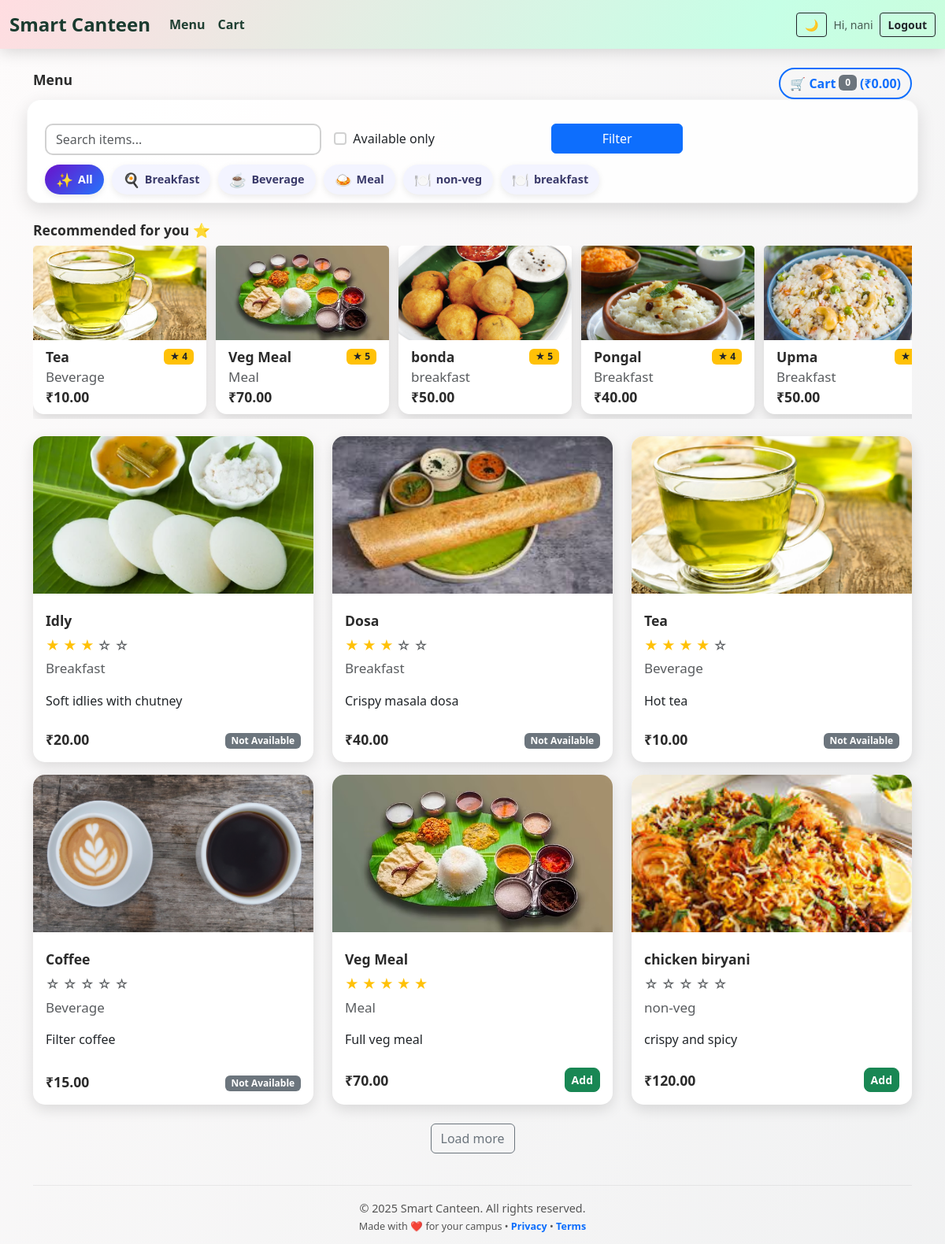
The app's page /menu/ (signed in) with its own data.
### menu_app/models.py (models this page shows, shortened)
class Item(models.Model):
    name = models.CharField(max_length=100)
    description = models.TextField(blank=True)
    price = models.DecimalField(max_digits=7, decimal_places=2)
    category = models.CharField(
        max_length=50,
        choices=CATEGORY_CHOICES,
        blank=True
    )
    available = models.BooleanField(default=True)
    image = models.ImageField(
        upload_to='menu_images/',
        blank=True,
        null=True
    )
    rating = models.PositiveIntegerField(
        default=0,
        validators=[
            MinValueValidator(0),
            MaxValueValidator(5)
        ]
    )

### menu_app/views.py (the view)
# urls.py: path('menu/', views.menu_list, name='menu_list'),
@login_required(login_url='login')
def menu_list(request):
    items = Item.objects.all()
    q = request.GET.get("q")
    if q:
        items = items.filter(name__icontains=q)
    selected_category = request.GET.get("category")
    if selected_category and selected_category != "":
        items = items.filter(category=selected_category)
    available_only = request.GET.get("available_only")
    if available_only == "on":
        items = items.filter(available=True)
    categories = Item.objects.values_list("category", flat=True).distinct()
    cart = _get_cart(request)
    total = Decimal("0.00")
    for item_id, qty in cart.items():
        try:
            item = Item.objects.get(id=item_id)
            total += item.price * qty
        except Item.DoesNotExist:
            pass
    return render(request, "menu.html", {
        "items": items,
        "categories": categories,
        "selected_category": selected_category,
        "cart_total": total,
        "cart_count": sum(cart.values()),
        "form": request.GET,
    })

### menu_app/views.py (called while the page is built)
def _get_cart(request):
    return request.session.get('cart', {})

### templates/menu.html (shortened to what this page needs)
{% extends 'base.html' %}
{% block content %}
<div class="d-flex justify-content-between align-items-center mb-3">
  <h2 class="fw-bold">Menu</h2>
  <div>
    <a href="{% url 'cart_view' %}" class="btn btn-outline-primary d-inline-flex align-items-center gap-1" id="cartButton">
      🛒 Cart
      <span class="badge bg-secondary">{{ cart_count }}</span>
      (₹{{ cart_total }})
    </a>
  </div>
</div>
<form method="get" class="row g-3 mb-4 animated-filter" id="filterForm">
  <div class="col-md-4">
    <input
      type="text"
      name="q"
      value="{{ request.GET.q }}"
      class="form-control"
      placeholder="Search items..."
    >
  </div>
  <div class="col-md-3 d-flex align-items-center">
    <div class="form-check">
      <input
        class="form-check-input"
        type="checkbox"
        name="available_only"
        id="available_only"
        value="on"
      >
      <label class="form-check-label" for="available_only">Available only</label>
    </div>
  </div>
  <div class="col-md-2">
    <button class="btn btn-primary w-100" type="submit">Filter</button>
  </div>
  <div class="col-12 mt-1">
    <div class="category-chips">
      <button type="button" class="chip {% if not selected_category %}active{% endif %}" data-value="">
        <span class="emoji">✨</span> All
      </button>
      {% for cat in categories %}
      <button
        type="button"
        class="chip {% if cat == selected_category %}active{% endif %}"
        data-value="{{ cat }}"
      >
        <span class="emoji">
          {% if cat == "Breakfast" %}🍳
          {% elif cat == "Beverage" %}☕
          {% elif cat == "Meal" %}🍛
          {% elif cat == "Non-Veg" %}🍗
          {% else %}🍽️
          {% endif %}
        </span>
        {{ cat }}
      </button>
      {% endfor %}
    </div>
  </div>
</form>
<div id="recommended-section">
  <h5 class="fw-bold mb-2">Recommended for you ⭐</h5>
  <div class="recommended-row">
    {% for item in items %}
      {% if item.rating >= 4 %}
      <div class="card recommended-card">
        {% if item.image %}
          <img src="{{ item.image.url }}" class="card-img-top">
        {% else %}
          <img src="https://via.placeholder.com/300x200.png?text=No+Image" class="card-img-top">
        {% endif %}
        <div class="card-body py-2">
          <div class="d-flex justify-content-between align-items-center">
            <span class="fw-bold small">{{ item.name }}</span>
            <span class="badge bg-warning text-dark">★ {{ item.rating }}</span>
          </div>
          <small class="text-muted">{{ item.category }}</small><br>
          <small class="fw-bold">₹{{ item.price }}</small>
        </div>
      </div>
      {% endif %}
    {% endfor %}
  </div>
</div>
<div class="row real-grid" id="menuGrid">
  {% for item in items %}
  <div class="col-md-4 mb-3 menu-item-col">
    <div class="card h-100 menu-card">
      {% if item.image %}
        <img src="{{ item.image.url }}" class="card-img-top" style="height:200px; object-fit:cover;">
      {% else %}
        <img src="https://via.placeholder.com/300x200.png?text=No+Image" class="card-img-top" style="height:200px; object-fit:cover;">
      {% endif %}
      <div class="card-body d-flex flex-column">
        <h5 class="card-title mt-2 fw-bold">{{ item.name }}</h5>
        <div class="mb-1">
          {% for i in "12345" %}
            {% if forloop.counter <= item.rating %}
              <span class="text-warning">★</span>
            {% else %}
              <span class="text-muted">☆</span>
            {% endif %}
          {% endfor %}
        </div>
        <p class="card-text text-muted small">{{ item.category }}</p>
        <p class="card-text flex-grow-1">{{ item.description|default:"Tasty item" }}</p>
        <div class="d-flex justify-content-between align-items-center mt-2">
          <span class="fw-bold">₹{{ item.price }}</span>
          <div>
            {% if item.available %}
              <a href="{% url 'add_to_cart' item.id %}" class="btn btn-sm btn-success add-to-cart-btn">Add</a>
            {% else %}
              <span class="badge bg-secondary">Not Available</span>
            {% endif %}
          </div>
        </div>
      </div>
    </div>
  </div>
  {% empty %}
  <p>No items found.</p>
  {% endfor %}
</div>
<div class="text-center mt-2" id="loadMoreWrapper" style="display:none;">
  <button class="btn btn-outline-secondary" id="loadMoreBtn">Load more</button>
</div>
<footer class="custom-footer text-center">
  <div>© {% now "Y" %} Smart Canteen. All rights reserved.</div>
  <div>
    <small>Made with ❤️ for your campus • <a href="#">Privacy</a> • <a href="#">Terms</a></small>
  </div>
</footer>
{% endblock %}

### templates/base.html (shortened to what this page needs)
<!DOCTYPE html>
<html lang="en" data-bs-theme="light" id="htmlRoot">
<head>
  <link href="https://cdn.jsdelivr.net/npm/bootstrap@5.3.3/dist/css/bootstrap.min.css" rel="stylesheet">
</head>
<body>
  <nav class="navbar navbar-expand-lg animated-navbar fixed-top">
    <div class="container-fluid">
      <a class="navbar-brand" href="{% url 'home' %}">Smart Canteen</a>
      <div class="collapse navbar-collapse" id="navbarNav">
        <ul class="navbar-nav me-auto">
          <li class="nav-item"><a class="nav-link" href="{% url 'menu_list' %}">Menu</a></li>
          <li class="nav-item"><a class="nav-link" href="{% url 'cart_view' %}">Cart</a></li>
        </ul>
        <div class="d-flex align-items-center gap-2">
          <button class="btn btn-outline-dark btn-sm" id="themeToggle">🌙</button>
          {% if user.is_authenticated %}
          <span class="navbar-text small">Hi, {{ user.username }}</span>
          <form method="post" action="{% url 'logout' %}" style="display:inline;">
            <button class="btn btn-outline-dark btn-sm">Logout</button>
          </form>
          {% else %}
          <a href="{% url 'login' %}" class="btn btn-outline-dark btn-sm">Login</a>
          <a href="{% url 'register' %}" class="btn btn-success btn-sm">Signup</a>
          {% endif %}
        </div>
      </div>
    </div>
  </nav>
  <div class="container mt-3">
    {% block content %}{% endblock %}
  </div>
</body>
</html>

### templates/base.html (style rules this page uses)
body { padding-top: 70px; }
.animated-navbar { background: linear-gradient(120deg, #ffdde1, #c6ffe6, #d4f8c4, #ffe9c8, #ffd6e8, #e0d7ff); background-size: 400% 400%; animation: rainbowFlow 12s ease infinite; padding: 10px 0; box-shadow: 0 4px 20px rgba(0, 0, 0, 0.15); backdrop-filter: blur(10px); }
.animated-navbar .navbar-brand { color: #1a3b2f !important; font-weight: 800; font-size: 1.5rem; }
.animated-navbar .nav-link { color: #1f3f32 !important; font-weight: 600; transition: 0.3s ease; }
.animated-navbar .btn-outline-dark, .animated-navbar .btn-success { font-weight: 600; padding: 4px 10px; }
.animated-navbar { padding: 8px 0 !important; }

### templates/menu.html (style rules this page uses)
body { background: linear-gradient(120deg, #fdfbfb, #ebedee); animation: bgmove 12s infinite alternate ease-in-out; background-size: 150% 150%; transition: background 0.4s ease; }
h2.fw-bold { font-weight: 800; }
#cartButton { border-width: 2px; font-weight: 600; border-radius: 999px; transition: 0.3s ease; }
.animated-filter { background: rgba(255, 255, 255, 0.85); border-radius: 18px; padding: 14px 14px 10px 14px; box-shadow: 0 8px 22px rgba(0, 0, 0, 0.12); animation: slideDown 0.6s ease-out; border: 1px solid rgba(0,0,0,0.04); }
.animated-filter input, .animated-filter select { border: 2px solid #d1d1d1 !important; border-radius: 10px; transition: 0.3s; }
.category-chips { display: flex; flex-wrap: wrap; gap: 10px; margin-top: 8px; }
.category-chips .chip { border: none; outline: none; padding: 6px 14px; border-radius: 999px; font-size: 0.9rem; font-weight: 600; background: #f3f4ff; color: #3a3a6a; display: inline-flex; align-items: center; gap: 6px; cursor: pointer; box-shadow: 0 3px 8px rgba(0,0,0,0.08); transition: 0.25s ease; }
.category-chips .chip span.emoji { font-size: 1.1rem; }
.category-chips .chip.active { background: linear-gradient(135deg, #6a11cb, #2575fc); color: #ffffff; }
#recommended-section { margin-bottom: 22px; animation: slideUp 0.6s ease-out; }
.recommended-row { display: flex; flex-wrap: nowrap; overflow-x: auto; gap: 12px; padding-bottom: 6px; }
.recommended-card { min-width: 220px; border-radius: 14px; box-shadow: 0 6px 16px rgba(0,0,0,0.14); border: none; }
.recommended-card img { height: 120px; object-fit: cover; }
.card.menu-card { border: none !important; border-radius: 15px; overflow: hidden; background: #ffffff; box-shadow: 0px 6px 18px rgba(0,0,0,0.12); transition: transform 0.3s ease, box-shadow 0.3s ease; position: relative; }
.card.menu-card::before { content: ""; position: absolute; top: -5px; left: -5px; right: -5px; bottom: -5px; border-radius: 20px; background: linear-gradient(45deg, #ffecd2, #fcb69f, #c2e9fb, #a1c4fd); z-index: -1; opacity: 0; transition: 0.4s ease; }
.card.menu-card .card-img-top { transition: transform 0.4s ease; }
.text-warning, .text-muted { font-size: 17px; }
.fw-bold { font-size: 1.1rem; color: #2b2b2b; }
.btn-success { transition: 0.3s ease; font-weight: 600; border-radius: 8px; }
.custom-footer { margin-top: 40px; padding-top: 18px; padding-bottom: 12px; border-top: 1px solid rgba(0,0,0,0.06); font-size: 0.9rem; color: #555; animation: slideUp 0.7s ease-out; }
.custom-footer a { text-decoration: none; font-weight: 600; }

### records on screen
Item: image (picture), name "Tea", rating "4", category "Beverage", price "10.00", description "Hot tea", available "Not Available"
Item: image (picture), name "Veg Meal", rating "5", category "Meal", price "70.00", description "Full veg meal", available "Add"
Item: image (picture), name "bonda", rating "5", category "breakfast", price "50.00"
Item: image (picture), name "Pongal", rating "4", category "Breakfast", price "40.00"
Item: image (picture), name "Upma", category "Breakfast", price "50.00"
Item: image (picture), name "Idly", rating 3 (drawn), category "Breakfast", description "Soft idlies with chutney", price "20.00", available "Not Available"
Item: image (picture), name "Dosa", rating 3 (drawn), category "Breakfast", description "Crispy masala dosa", price "40.00", available "Not Available"
Item: image (picture), name "Coffee", rating 0 (drawn), category "Beverage", description "Filter coffee", price "15.00", available "Not Available"
Item: image (picture), name "chicken biryani", rating 0 (drawn), category "non-veg", description "crispy and spicy", price "120.00", available "Add"

### other values on screen
{{ user.username }} "nani"
{{ cart_count }} "0"
{{ cart_total }} "0.00"
{{ cat }} "Breakfast" "Beverage" "Meal" "non-veg" "breakfast"
